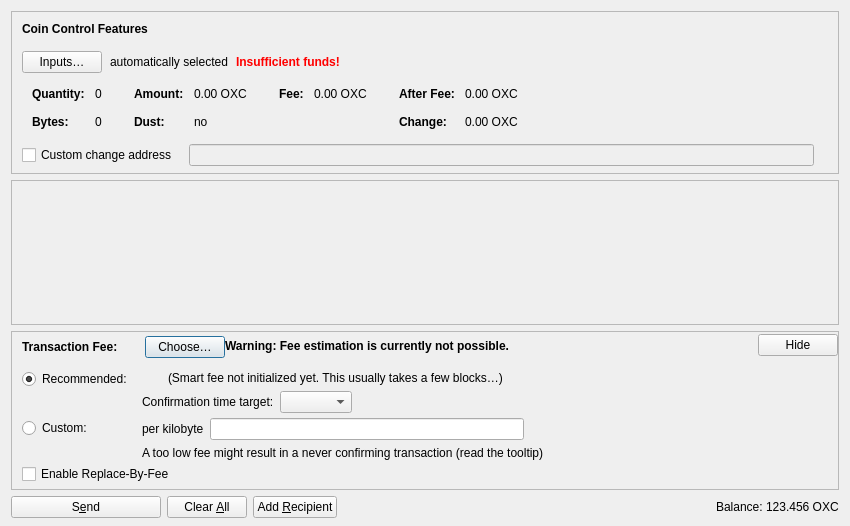
<?xml version="1.0" encoding="UTF-8"?>
<ui version="4.0">
 <class>SendCoinsDialog</class>
 <widget class="QDialog" name="SendCoinsDialog">
  <property name="geometry">
   <rect>
    <x>0</x>
    <y>0</y>
    <width>850</width>
    <height>526</height>
   </rect>
  </property>
  <property name="windowTitle">
   <string>Send Coins</string>
  </property>
  <layout class="QVBoxLayout" name="verticalLayout" stretch="0,1,0,0">
   <property name="bottomMargin">
    <number>8</number>
   </property>
   <item>
    <widget class="QFrame" name="frameCoinControl">
     <property name="sizePolicy">
      <sizepolicy hsizetype="Expanding" vsizetype="Expanding">
       <horstretch>0</horstretch>
       <verstretch>0</verstretch>
      </sizepolicy>
     </property>
     <property name="maximumSize">
      <size>
       <width>16777215</width>
       <height>16777215</height>
      </size>
     </property>
     <property name="frameShape">
      <enum>QFrame::StyledPanel</enum>
     </property>
     <property name="frameShadow">
      <enum>QFrame::Sunken</enum>
     </property>
     <layout class="QVBoxLayout" name="verticalLayoutCoinControl2">
      <property name="spacing">
       <number>0</number>
      </property>
      <property name="leftMargin">
       <number>0</number>
      </property>
      <property name="topMargin">
       <number>0</number>
      </property>
      <property name="rightMargin">
       <number>0</number>
      </property>
      <property name="bottomMargin">
       <number>6</number>
      </property>
      <item>
       <layout class="QVBoxLayout" name="verticalLayoutCoinControl" stretch="0,0,0,0,1">
        <property name="spacing">
         <number>0</number>
        </property>
        <property name="leftMargin">
         <number>10</number>
        </property>
        <property name="topMargin">
         <number>10</number>
        </property>
        <item>
         <layout class="QHBoxLayout" name="horizontalLayoutCoinControl1">
          <property name="bottomMargin">
           <number>15</number>
          </property>
          <item>
           <widget class="QLabel" name="labelCoinControlFeatures">
            <property name="sizePolicy">
             <sizepolicy hsizetype="Preferred" vsizetype="Maximum">
              <horstretch>0</horstretch>
              <verstretch>0</verstretch>
             </sizepolicy>
            </property>
            <property name="font">
             <font>
              <weight>75</weight>
              <bold>true</bold>
             </font>
            </property>
            <property name="styleSheet">
             <string notr="true">font-weight:bold;</string>
            </property>
            <property name="text">
             <string>Coin Control Features</string>
            </property>
           </widget>
          </item>
         </layout>
        </item>
        <item>
         <layout class="QHBoxLayout" name="horizontalLayoutCoinControl2" stretch="0,0,0,0">
          <property name="spacing">
           <number>8</number>
          </property>
          <property name="bottomMargin">
           <number>10</number>
          </property>
          <item>
           <widget class="QPushButton" name="pushButtonCoinControl">
            <property name="styleSheet">
             <string notr="true"/>
            </property>
            <property name="text">
             <string>Inputs…</string>
            </property>
            <property name="autoDefault">
             <bool>false</bool>
            </property>
           </widget>
          </item>
          <item>
           <widget class="QLabel" name="labelCoinControlAutomaticallySelected">
            <property name="text">
             <string>automatically selected</string>
            </property>
            <property name="margin">
             <number>5</number>
            </property>
           </widget>
          </item>
          <item>
           <widget class="QLabel" name="labelCoinControlInsuffFunds">
            <property name="font">
             <font>
              <weight>75</weight>
              <bold>true</bold>
             </font>
            </property>
            <property name="styleSheet">
             <string notr="true">color:red;font-weight:bold;</string>
            </property>
            <property name="text">
             <string>Insufficient funds!</string>
            </property>
            <property name="margin">
             <number>5</number>
            </property>
           </widget>
          </item>
          <item>
           <spacer name="horizontalSpacerCoinControl">
            <property name="orientation">
             <enum>Qt::Horizontal</enum>
            </property>
            <property name="sizeHint" stdset="0">
             <size>
              <width>40</width>
              <height>1</height>
             </size>
            </property>
           </spacer>
          </item>
         </layout>
        </item>
        <item>
         <widget class="QWidget" name="widgetCoinControl" native="true">
          <property name="sizePolicy">
           <sizepolicy hsizetype="Preferred" vsizetype="Preferred">
            <horstretch>0</horstretch>
            <verstretch>0</verstretch>
           </sizepolicy>
          </property>
          <property name="minimumSize">
           <size>
            <width>0</width>
            <height>0</height>
           </size>
          </property>
          <property name="styleSheet">
           <string notr="true"/>
          </property>
          <layout class="QHBoxLayout" name="horizontalLayoutCoinControl5">
           <property name="leftMargin">
            <number>0</number>
           </property>
           <property name="topMargin">
            <number>0</number>
           </property>
           <property name="rightMargin">
            <number>0</number>
           </property>
           <property name="bottomMargin">
            <number>0</number>
           </property>
           <item>
            <layout class="QHBoxLayout" name="horizontalLayoutCoinControl3" stretch="0,0,0,1">
             <property name="spacing">
              <number>20</number>
             </property>
             <property name="topMargin">
              <number>0</number>
             </property>
             <property name="bottomMargin">
              <number>10</number>
             </property>
             <item>
              <layout class="QFormLayout" name="formLayoutCoinControl1">
               <property name="horizontalSpacing">
                <number>10</number>
               </property>
               <property name="verticalSpacing">
                <number>14</number>
               </property>
               <property name="leftMargin">
                <number>10</number>
               </property>
               <property name="topMargin">
                <number>4</number>
               </property>
               <property name="rightMargin">
                <number>6</number>
               </property>
               <item row="0" column="0">
                <widget class="QLabel" name="labelCoinControlQuantityText">
                 <property name="font">
                  <font>
                   <weight>75</weight>
                   <bold>true</bold>
                  </font>
                 </property>
                 <property name="text">
                  <string>Quantity:</string>
                 </property>
                 <property name="margin">
                  <number>0</number>
                 </property>
                </widget>
               </item>
               <item row="0" column="1">
                <widget class="QLabel" name="labelCoinControlQuantity">
                 <property name="cursor">
                  <cursorShape>IBeamCursor</cursorShape>
                 </property>
                 <property name="contextMenuPolicy">
                  <enum>Qt::ActionsContextMenu</enum>
                 </property>
                 <property name="text">
                  <string notr="true">0</string>
                 </property>
                 <property name="margin">
                  <number>0</number>
                 </property>
                 <property name="textInteractionFlags">
                  <set>Qt::LinksAccessibleByMouse|Qt::TextSelectableByKeyboard|Qt::TextSelectableByMouse</set>
                 </property>
                </widget>
               </item>
               <item row="1" column="0">
                <widget class="QLabel" name="labelCoinControlBytesText">
                 <property name="font">
                  <font>
                   <weight>75</weight>
                   <bold>true</bold>
                  </font>
                 </property>
                 <property name="text">
                  <string>Bytes:</string>
                 </property>
                </widget>
               </item>
               <item row="1" column="1">
                <widget class="QLabel" name="labelCoinControlBytes">
                 <property name="cursor">
                  <cursorShape>IBeamCursor</cursorShape>
                 </property>
                 <property name="contextMenuPolicy">
                  <enum>Qt::ActionsContextMenu</enum>
                 </property>
                 <property name="text">
                  <string notr="true">0</string>
                 </property>
                 <property name="textInteractionFlags">
                  <set>Qt::LinksAccessibleByMouse|Qt::TextSelectableByKeyboard|Qt::TextSelectableByMouse</set>
                 </property>
                </widget>
               </item>
              </layout>
             </item>
             <item>
              <layout class="QFormLayout" name="formLayoutCoinControl2">
               <property name="horizontalSpacing">
                <number>10</number>
               </property>
               <property name="verticalSpacing">
                <number>14</number>
               </property>
               <property name="leftMargin">
                <number>6</number>
               </property>
               <property name="topMargin">
                <number>4</number>
               </property>
               <property name="rightMargin">
                <number>6</number>
               </property>
               <item row="0" column="0">
                <widget class="QLabel" name="labelCoinControlAmountText">
                 <property name="font">
                  <font>
                   <weight>75</weight>
                   <bold>true</bold>
                  </font>
                 </property>
                 <property name="text">
                  <string>Amount:</string>
                 </property>
                 <property name="margin">
                  <number>0</number>
                 </property>
                </widget>
               </item>
               <item row="0" column="1">
                <widget class="QLabel" name="labelCoinControlAmount">
                 <property name="cursor">
                  <cursorShape>IBeamCursor</cursorShape>
                 </property>
                 <property name="contextMenuPolicy">
                  <enum>Qt::ActionsContextMenu</enum>
                 </property>
                 <property name="text">
                  <string notr="true">0.00 OXC</string>
                 </property>
                 <property name="textInteractionFlags">
                  <set>Qt::LinksAccessibleByMouse|Qt::TextSelectableByKeyboard|Qt::TextSelectableByMouse</set>
                 </property>
                </widget>
               </item>
               <item row="1" column="0">
                <widget class="QLabel" name="labelCoinControlLowOutputText">
                 <property name="font">
                  <font>
                   <weight>75</weight>
                   <bold>true</bold>
                  </font>
                 </property>
                 <property name="text">
                  <string>Dust:</string>
                 </property>
                </widget>
               </item>
               <item row="1" column="1">
                <widget class="QLabel" name="labelCoinControlLowOutput">
                 <property name="cursor">
                  <cursorShape>IBeamCursor</cursorShape>
                 </property>
                 <property name="contextMenuPolicy">
                  <enum>Qt::ActionsContextMenu</enum>
                 </property>
                 <property name="text">
                  <string notr="true">no</string>
                 </property>
                 <property name="textInteractionFlags">
                  <set>Qt::LinksAccessibleByMouse|Qt::TextSelectableByKeyboard|Qt::TextSelectableByMouse</set>
                 </property>
                </widget>
               </item>
              </layout>
             </item>
             <item>
              <layout class="QFormLayout" name="formLayoutCoinControl3">
               <property name="horizontalSpacing">
                <number>10</number>
               </property>
               <property name="verticalSpacing">
                <number>14</number>
               </property>
               <property name="leftMargin">
                <number>6</number>
               </property>
               <property name="topMargin">
                <number>4</number>
               </property>
               <property name="rightMargin">
                <number>6</number>
               </property>
               <item row="0" column="0">
                <widget class="QLabel" name="labelCoinControlFeeText">
                 <property name="font">
                  <font>
                   <weight>75</weight>
                   <bold>true</bold>
                  </font>
                 </property>
                 <property name="text">
                  <string>Fee:</string>
                 </property>
                 <property name="margin">
                  <number>0</number>
                 </property>
                </widget>
               </item>
               <item row="0" column="1">
                <widget class="QLabel" name="labelCoinControlFee">
                 <property name="cursor">
                  <cursorShape>IBeamCursor</cursorShape>
                 </property>
                 <property name="contextMenuPolicy">
                  <enum>Qt::ActionsContextMenu</enum>
                 </property>
                 <property name="text">
                  <string notr="true">0.00 OXC</string>
                 </property>
                 <property name="textInteractionFlags">
                  <set>Qt::LinksAccessibleByMouse|Qt::TextSelectableByKeyboard|Qt::TextSelectableByMouse</set>
                 </property>
                </widget>
               </item>
              </layout>
             </item>
             <item>
              <layout class="QFormLayout" name="formLayoutCoinControl4">
               <property name="horizontalSpacing">
                <number>10</number>
               </property>
               <property name="verticalSpacing">
                <number>14</number>
               </property>
               <property name="leftMargin">
                <number>6</number>
               </property>
               <property name="topMargin">
                <number>4</number>
               </property>
               <property name="rightMargin">
                <number>6</number>
               </property>
               <item row="0" column="0">
                <widget class="QLabel" name="labelCoinControlAfterFeeText">
                 <property name="font">
                  <font>
                   <weight>75</weight>
                   <bold>true</bold>
                  </font>
                 </property>
                 <property name="text">
                  <string>After Fee:</string>
                 </property>
                 <property name="margin">
                  <number>0</number>
                 </property>
                </widget>
               </item>
               <item row="0" column="1">
                <widget class="QLabel" name="labelCoinControlAfterFee">
                 <property name="cursor">
                  <cursorShape>IBeamCursor</cursorShape>
                 </property>
                 <property name="contextMenuPolicy">
                  <enum>Qt::ActionsContextMenu</enum>
                 </property>
                 <property name="text">
                  <string notr="true">0.00 OXC</string>
                 </property>
                 <property name="textInteractionFlags">
                  <set>Qt::LinksAccessibleByMouse|Qt::TextSelectableByKeyboard|Qt::TextSelectableByMouse</set>
                 </property>
                </widget>
               </item>
               <item row="1" column="0">
                <widget class="QLabel" name="labelCoinControlChangeText">
                 <property name="font">
                  <font>
                   <weight>75</weight>
                   <bold>true</bold>
                  </font>
                 </property>
                 <property name="text">
                  <string>Change:</string>
                 </property>
                </widget>
               </item>
               <item row="1" column="1">
                <widget class="QLabel" name="labelCoinControlChange">
                 <property name="cursor">
                  <cursorShape>IBeamCursor</cursorShape>
                 </property>
                 <property name="contextMenuPolicy">
                  <enum>Qt::ActionsContextMenu</enum>
                 </property>
                 <property name="text">
                  <string notr="true">0.00 OXC</string>
                 </property>
                 <property name="textInteractionFlags">
                  <set>Qt::LinksAccessibleByMouse|Qt::TextSelectableByKeyboard|Qt::TextSelectableByMouse</set>
                 </property>
                </widget>
               </item>
              </layout>
             </item>
            </layout>
           </item>
          </layout>
         </widget>
        </item>
        <item>
         <layout class="QHBoxLayout" name="horizontalLayoutCoinControl4" stretch="0,0,0">
          <property name="spacing">
           <number>12</number>
          </property>
          <property name="sizeConstraint">
           <enum>QLayout::SetDefaultConstraint</enum>
          </property>
          <property name="topMargin">
           <number>5</number>
          </property>
          <property name="rightMargin">
           <number>5</number>
          </property>
          <item>
           <widget class="QCheckBox" name="checkBoxCoinControlChange">
            <property name="toolTip">
             <string>If this is activated, but the change address is empty or invalid, change will be sent to a newly generated address.</string>
            </property>
            <property name="text">
             <string>Custom change address</string>
            </property>
           </widget>
          </item>
          <item>
           <widget class="QValidatedLineEdit" name="lineEditCoinControlChange">
            <property name="enabled">
             <bool>false</bool>
            </property>
            <property name="sizePolicy">
             <sizepolicy hsizetype="Expanding" vsizetype="Fixed">
              <horstretch>0</horstretch>
              <verstretch>0</verstretch>
             </sizepolicy>
            </property>
           </widget>
          </item>
          <item>
           <widget class="QLabel" name="labelCoinControlChangeLabel">
            <property name="sizePolicy">
             <sizepolicy hsizetype="Preferred" vsizetype="Expanding">
              <horstretch>0</horstretch>
              <verstretch>0</verstretch>
             </sizepolicy>
            </property>
            <property name="minimumSize">
             <size>
              <width>0</width>
              <height>0</height>
             </size>
            </property>
            <property name="text">
             <string/>
            </property>
            <property name="margin">
             <number>3</number>
            </property>
           </widget>
          </item>
         </layout>
        </item>
        <item>
         <spacer name="verticalSpacerCoinControl">
          <property name="orientation">
           <enum>Qt::Vertical</enum>
          </property>
          <property name="sizeHint" stdset="0">
           <size>
            <width>800</width>
            <height>1</height>
           </size>
          </property>
         </spacer>
        </item>
       </layout>
      </item>
     </layout>
    </widget>
   </item>
   <item>
    <widget class="QScrollArea" name="scrollArea">
     <property name="widgetResizable">
      <bool>true</bool>
     </property>
     <widget class="QWidget" name="scrollAreaWidgetContents">
      <property name="geometry">
       <rect>
        <x>0</x>
        <y>0</y>
        <width>830</width>
        <height>104</height>
       </rect>
      </property>
      <layout class="QVBoxLayout" name="verticalLayout_2" stretch="0,1">
       <property name="leftMargin">
        <number>0</number>
       </property>
       <property name="topMargin">
        <number>0</number>
       </property>
       <property name="rightMargin">
        <number>0</number>
       </property>
       <property name="bottomMargin">
        <number>0</number>
       </property>
       <item>
        <layout class="QVBoxLayout" name="entries">
         <property name="spacing">
          <number>6</number>
         </property>
        </layout>
       </item>
       <item>
        <spacer name="verticalSpacer">
         <property name="orientation">
          <enum>Qt::Vertical</enum>
         </property>
         <property name="sizeHint" stdset="0">
          <size>
           <width>20</width>
           <height>40</height>
          </size>
         </property>
        </spacer>
       </item>
      </layout>
     </widget>
    </widget>
   </item>
   <item>
    <widget class="QFrame" name="frameFee">
     <property name="sizePolicy">
      <sizepolicy hsizetype="Expanding" vsizetype="Expanding">
       <horstretch>0</horstretch>
       <verstretch>0</verstretch>
      </sizepolicy>
     </property>
     <property name="maximumSize">
      <size>
       <width>16777215</width>
       <height>16777215</height>
      </size>
     </property>
     <property name="frameShape">
      <enum>QFrame::StyledPanel</enum>
     </property>
     <property name="frameShadow">
      <enum>QFrame::Sunken</enum>
     </property>
     <layout class="QVBoxLayout" name="verticalLayoutFee1">
      <property name="spacing">
       <number>0</number>
      </property>
      <property name="leftMargin">
       <number>0</number>
      </property>
      <property name="topMargin">
       <number>0</number>
      </property>
      <property name="rightMargin">
       <number>0</number>
      </property>
      <property name="bottomMargin">
       <number>0</number>
      </property>
      <item>
       <layout class="QVBoxLayout" name="verticalLayoutFee2" stretch="0,0,0">
        <property name="spacing">
         <number>0</number>
        </property>
        <property name="leftMargin">
         <number>10</number>
        </property>
        <property name="topMargin">
         <number>0</number>
        </property>
        <item>
         <layout class="QHBoxLayout" name="horizontalLayoutFee1">
          <property name="bottomMargin">
           <number>0</number>
          </property>
          <item>
           <layout class="QVBoxLayout" name="verticalLayoutFee7">
            <property name="spacing">
             <number>0</number>
            </property>
            <item>
             <spacer name="verticalSpacerSmartFee">
              <property name="orientation">
               <enum>Qt::Vertical</enum>
              </property>
              <property name="sizeType">
               <enum>QSizePolicy::Fixed</enum>
              </property>
              <property name="sizeHint" stdset="0">
               <size>
                <width>1</width>
                <height>4</height>
               </size>
              </property>
             </spacer>
            </item>
            <item>
             <layout class="QHBoxLayout" name="horizontalLayoutSmartFee">
              <property name="spacing">
               <number>10</number>
              </property>
              <item>
               <widget class="QLabel" name="labelFeeHeadline">
                <property name="sizePolicy">
                 <sizepolicy hsizetype="Preferred" vsizetype="Maximum">
                  <horstretch>0</horstretch>
                  <verstretch>0</verstretch>
                 </sizepolicy>
                </property>
                <property name="font">
                 <font>
                  <weight>75</weight>
                  <bold>true</bold>
                 </font>
                </property>
                <property name="styleSheet">
                 <string notr="true">font-weight:bold;</string>
                </property>
                <property name="text">
                 <string>Transaction Fee:</string>
                </property>
               </widget>
              </item>
              <item>
               <widget class="QLabel" name="labelFeeMinimized">
                <property name="text">
                 <string/>
                </property>
               </widget>
              </item>
              <item>
               <widget class="QPushButton" name="buttonChooseFee">
                <property name="text">
                 <string>Choose…</string>
                </property>
               </widget>
              </item>
             </layout>
            </item>
            <item>
             <spacer name="verticalSpacer_5">
              <property name="orientation">
               <enum>Qt::Vertical</enum>
              </property>
              <property name="sizeHint" stdset="0">
               <size>
                <width>1</width>
                <height>1</height>
               </size>
              </property>
             </spacer>
            </item>
           </layout>
          </item>
          <item>
           <widget class="QLabel" name="fallbackFeeWarningLabel">
            <property name="toolTip">
             <string>Using the fallbackfee can result in sending a transaction that will take several hours or days (or never) to confirm. Consider choosing your fee manually or wait until you have validated the complete chain.</string>
            </property>
            <property name="font">
            <font>
                <weight>75</weight>
                <bold>true</bold>
            </font>
            </property>
            <property name="text">
             <string>Warning: Fee estimation is currently not possible.</string>
            </property>
            <property name="wordWrap">
             <bool>false</bool>
            </property>
           </widget>
          </item>
          <item>
           <spacer name="horizontalSpacer_4">
            <property name="orientation">
             <enum>Qt::Horizontal</enum>
            </property>
            <property name="sizeType">
             <enum>QSizePolicy::MinimumExpanding</enum>
            </property>
            <property name="sizeHint" stdset="0">
             <size>
              <width>40</width>
              <height>20</height>
             </size>
            </property>
           </spacer>
          </item>
          <item>
           <widget class="QPushButton" name="buttonMinimizeFee">
            <property name="toolTip">
             <string>Hide transaction fee settings</string>
            </property>
            <property name="text">
             <string>Hide</string>
            </property>
           </widget>
          </item>
         </layout>
        </item>
        <item>
         <widget class="QFrame" name="frameFeeSelection">
          <layout class="QVBoxLayout" name="verticalLayoutFee12">
           <property name="spacing">
            <number>0</number>
           </property>
           <property name="leftMargin">
            <number>0</number>
           </property>
           <property name="topMargin">
            <number>0</number>
           </property>
           <property name="rightMargin">
            <number>0</number>
           </property>
           <property name="bottomMargin">
            <number>0</number>
           </property>
           <item>
            <layout class="QGridLayout" name="gridLayoutFee">
             <property name="topMargin">
              <number>10</number>
             </property>
             <property name="bottomMargin">
              <number>4</number>
             </property>
             <property name="horizontalSpacing">
              <number>10</number>
             </property>
             <property name="verticalSpacing">
              <number>4</number>
             </property>
             <item row="1" column="1">
              <layout class="QVBoxLayout" name="verticalLayoutFee8">
               <property name="spacing">
                <number>6</number>
               </property>
               <item>
                <layout class="QHBoxLayout" name="horizontalLayoutFee13">
                 <item>
                  <widget class="QLabel" name="labelCustomPerKilobyte">
                   <property name="toolTip">
                    <string>Specify a custom fee per kB (1,000 bytes) of the transaction's virtual size.

Note:  Since the fee is calculated on a per-byte basis, a fee rate of "100 satoshis per kvB" for a transaction size of 500 virtual bytes (half of 1 kvB) would ultimately yield a fee of only 50 satoshis.</string>
                   </property>
                   <property name="text">
                    <string>per kilobyte</string>
                   </property>
                  </widget>
                 </item>
                 <item>
                  <widget class="OrdexCoinAmountField" name="customFee"/>
                 </item>
                 <item>
                  <spacer name="horizontalSpacer_6">
                   <property name="orientation">
                    <enum>Qt::Horizontal</enum>
                   </property>
                   <property name="sizeHint" stdset="0">
                    <size>
                     <width>1</width>
                     <height>1</height>
                    </size>
                   </property>
                  </spacer>
                 </item>
                </layout>
               </item>
               <item>
                <layout class="QHBoxLayout" name="horizontalLayoutFee8">
                 <item>
                  <widget class="QLabel" name="labelCustomFeeWarning">
                   <property name="enabled">
                    <bool>true</bool>
                   </property>
                   <property name="toolTip">
                    <string>When there is less transaction volume than space in the blocks, miners as well as relaying nodes may enforce a minimum fee. Paying only this minimum fee is just fine, but be aware that this can result in a never confirming transaction once there is more demand for ordexcoin transactions than the network can process.</string>
                   </property>
                   <property name="text">
                    <string>A too low fee might result in a never confirming transaction (read the tooltip)</string>
                   </property>
                  </widget>
                 </item>
                 <item>
                  <spacer name="horizontalSpacer_2">
                   <property name="orientation">
                    <enum>Qt::Horizontal</enum>
                   </property>
                   <property name="sizeHint" stdset="0">
                    <size>
                     <width>1</width>
                     <height>1</height>
                    </size>
                   </property>
                  </spacer>
                 </item>
                </layout>
               </item>
              </layout>
             </item>
             <item row="0" column="0">
              <layout class="QVBoxLayout" name="verticalLayoutFee4" stretch="0,1">
               <item>
                <widget class="QRadioButton" name="radioSmartFee">
                 <property name="text">
                  <string>Recommended:</string>
                 </property>
                 <property name="checked">
                  <bool>true</bool>
                 </property>
                 <attribute name="buttonGroup">
                  <string notr="true">groupFee</string>
                 </attribute>
                </widget>
               </item>
               <item>
                <spacer name="verticalSpacer_2">
                 <property name="orientation">
                  <enum>Qt::Vertical</enum>
                 </property>
                 <property name="sizeHint" stdset="0">
                  <size>
                   <width>1</width>
                   <height>1</height>
                  </size>
                 </property>
                </spacer>
               </item>
              </layout>
             </item>
             <item row="1" column="0">
              <layout class="QVBoxLayout" name="verticalLayoutFee9" stretch="0,1">
               <item>
                <widget class="QRadioButton" name="radioCustomFee">
                 <property name="text">
                  <string>Custom:</string>
                 </property>
                 <attribute name="buttonGroup">
                  <string notr="true">groupFee</string>
                 </attribute>
                </widget>
               </item>
               <item>
                <spacer name="verticalSpacer_6">
                 <property name="orientation">
                  <enum>Qt::Vertical</enum>
                 </property>
                 <property name="sizeHint" stdset="0">
                  <size>
                   <width>1</width>
                   <height>1</height>
                  </size>
                 </property>
                </spacer>
               </item>
              </layout>
             </item>
             <item row="0" column="1">
              <layout class="QVBoxLayout" name="verticalLayoutFee3" stretch="0,0,1">
               <property name="spacing">
                <number>6</number>
               </property>
               <property name="topMargin">
                <number>2</number>
               </property>
               <item>
                <layout class="QHBoxLayout" name="horizontalLayoutFee12">
                 <item>
                  <widget class="QLabel" name="labelSmartFee">
                   <property name="text">
                    <string/>
                   </property>
                  </widget>
                 </item>
                 <item>
                  <widget class="QLabel" name="labelFeeEstimation">
                   <property name="text">
                    <string/>
                   </property>
                  </widget>
                 </item>
                 <item>
                  <widget class="QLabel" name="labelSmartFee2">
                   <property name="text">
                    <string>(Smart fee not initialized yet. This usually takes a few blocks…)</string>
                   </property>
                  </widget>
                 </item>
                 <item>
                  <spacer name="horizontalSpacer_5">
                   <property name="orientation">
                    <enum>Qt::Horizontal</enum>
                   </property>
                   <property name="sizeHint" stdset="0">
                    <size>
                     <width>1</width>
                     <height>1</height>
                    </size>
                   </property>
                  </spacer>
                 </item>
                </layout>
               </item>
               <item>
                <layout class="QHBoxLayout" name="horizontalLayoutFee9">
                 <item>
                  <layout class="QVBoxLayout" name="verticalLayoutFee6">
                   <item>
                    <widget class="QLabel" name="labelSmartFee3">
                     <property name="text">
                      <string>Confirmation time target:</string>
                     </property>
                    </widget>
                   </item>
                  </layout>
                 </item>
                 <item>
                  <layout class="QVBoxLayout" name="verticalLayoutFee5">
                   <property name="rightMargin">
                    <number>30</number>
                   </property>
                   <item>
                    <layout class="QHBoxLayout" name="horizontalLayoutConfTarget">
                     <property name="bottomMargin">
                      <number>0</number>
                     </property>
                     <item>
                      <widget class="QComboBox" name="confTargetSelector"/>
                     </item>
                     <item>
                      <spacer name="horizontalSpacerConfTarget">
                       <property name="orientation">
                        <enum>Qt::Horizontal</enum>
                       </property>
                       <property name="sizeHint" stdset="0">
                        <size>
                         <width>40</width>
                         <height>20</height>
                        </size>
                       </property>
                      </spacer>
                     </item>
                    </layout>
                   </item>
                  </layout>
                 </item>
                </layout>
               </item>
               <item>
                <spacer name="verticalSpacer_4">
                 <property name="orientation">
                  <enum>Qt::Vertical</enum>
                 </property>
                 <property name="sizeHint" stdset="0">
                  <size>
                   <width>1</width>
                   <height>1</height>
                  </size>
                 </property>
                </spacer>
               </item>
              </layout>
             </item>
            </layout>
           </item>
           <item>
            <widget class="QCheckBox" name="optInRBF">
             <property name="text">
              <string>Enable Replace-By-Fee</string>
             </property>
             <property name="toolTip">
              <string>With Replace-By-Fee (BIP-125) you can increase a transaction's fee after it is sent. Without this, a higher fee may be recommended to compensate for increased transaction delay risk.</string>
             </property>
            </widget>
           </item>
          </layout>
         </widget>
        </item>
        <item>
         <spacer name="verticalSpacerFee">
          <property name="orientation">
           <enum>Qt::Vertical</enum>
          </property>
          <property name="sizeHint" stdset="0">
           <size>
            <width>40</width>
            <height>5</height>
           </size>
          </property>
         </spacer>
        </item>
       </layout>
      </item>
     </layout>
    </widget>
   </item>
   <item>
    <layout class="QHBoxLayout" name="horizontalLayout">
     <item>
      <widget class="QPushButton" name="sendButton">
       <property name="minimumSize">
        <size>
         <width>150</width>
         <height>0</height>
        </size>
       </property>
       <property name="toolTip">
        <string>Confirm the send action</string>
       </property>
       <property name="text">
        <string>S&amp;end</string>
       </property>
       <property name="icon">
        <iconset resource="../ordexcoin.qrc">
         <normaloff>:/icons/send</normaloff>:/icons/send</iconset>
       </property>
       <property name="autoDefault">
        <bool>false</bool>
       </property>
       <property name="default">
        <bool>false</bool>
       </property>
      </widget>
     </item>
     <item>
      <widget class="QPushButton" name="clearButton">
       <property name="sizePolicy">
        <sizepolicy hsizetype="Minimum" vsizetype="Fixed">
         <horstretch>0</horstretch>
         <verstretch>0</verstretch>
        </sizepolicy>
       </property>
       <property name="toolTip">
        <string>Clear all fields of the form.</string>
       </property>
       <property name="text">
        <string>Clear &amp;All</string>
       </property>
       <property name="icon">
        <iconset resource="../ordexcoin.qrc">
         <normaloff>:/icons/remove</normaloff>:/icons/remove</iconset>
       </property>
       <property name="autoDefault">
        <bool>false</bool>
       </property>
      </widget>
     </item>
     <item>
      <widget class="QPushButton" name="addButton">
       <property name="toolTip">
        <string>Send to multiple recipients at once</string>
       </property>
       <property name="text">
        <string>Add &amp;Recipient</string>
       </property>
       <property name="icon">
        <iconset resource="../ordexcoin.qrc">
         <normaloff>:/icons/add</normaloff>:/icons/add</iconset>
       </property>
       <property name="autoDefault">
        <bool>false</bool>
       </property>
      </widget>
     </item>
     <item>
      <spacer name="horizontalSpacer">
       <property name="orientation">
        <enum>Qt::Horizontal</enum>
       </property>
       <property name="sizeHint" stdset="0">
        <size>
         <width>40</width>
         <height>20</height>
        </size>
       </property>
      </spacer>
     </item>
     <item>
      <layout class="QHBoxLayout" name="horizontalLayout_2">
       <property name="spacing">
        <number>3</number>
       </property>
       <item>
        <widget class="QLabel" name="labelBalanceName">
         <property name="sizePolicy">
          <sizepolicy hsizetype="Preferred" vsizetype="Fixed">
           <horstretch>0</horstretch>
           <verstretch>0</verstretch>
          </sizepolicy>
         </property>
         <property name="text">
          <string>Balance:</string>
         </property>
        </widget>
       </item>
       <item>
        <widget class="QLabel" name="labelBalance">
         <property name="sizePolicy">
          <sizepolicy hsizetype="Preferred" vsizetype="Fixed">
           <horstretch>0</horstretch>
           <verstretch>0</verstretch>
          </sizepolicy>
         </property>
         <property name="cursor">
          <cursorShape>IBeamCursor</cursorShape>
         </property>
         <property name="text">
          <string notr="true">123.456 OXC</string>
         </property>
         <property name="textInteractionFlags">
          <set>Qt::LinksAccessibleByMouse|Qt::TextSelectableByKeyboard|Qt::TextSelectableByMouse</set>
         </property>
        </widget>
       </item>
      </layout>
     </item>
    </layout>
   </item>
  </layout>
 </widget>
 <customwidgets>
  <customwidget>
   <class>QValidatedLineEdit</class>
   <extends>QLineEdit</extends>
   <header>qt/qvalidatedlineedit.h</header>
  </customwidget>
  <customwidget>
   <class>OrdexCoinAmountField</class>
   <extends>QLineEdit</extends>
   <header>qt/ordexcoinamountfield.h</header>
   <container>1</container>
  </customwidget>
 </customwidgets>
 <resources>
  <include location="../ordexcoin.qrc"/>
 </resources>
 <connections/>
 <buttongroups>
  <buttongroup name="groupFee"/>
 </buttongroups>
</ui>
